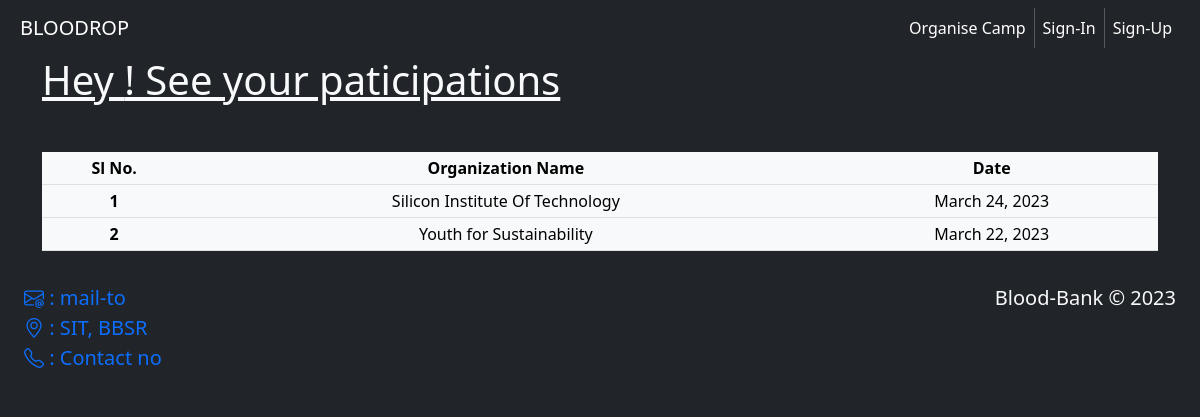
The page /doner/participation/mohansaip2001@gmail.com on the database its author committed.
### donationcamp/models.py (models this page shows)
class organizerDetails(models.Model):
    organizationName = models.CharField(max_length=100)
    organizerName = models.CharField(max_length=100)
    email = models.EmailField()
    date = models.DateField()
    description = models.TextField()
    password = models.IntegerField()

### doner/views.py (the view)
# urls.py: path('participation/<str:user_email>',views.participation,name='doner_participation'),
def participation(request, user_email):
    donations = donerDetails.objects.filter(email = user_email)
    organizers = []
    for d in donations:
        organizer = organizerDetails.objects.get(id = d.organizerId.id)
        organizers.append(organizer)
    context = {
        'range':range(1,len(organizers)+1),
        'camps':organizers,
    }
    return render(request,'doner/participation.html',context)

### donationcamp/templatetags/custom_template.py (called while the page is built)
@register.filter(name="custom_zip")
def custom_zip(a,b):
    return zip(a,b)

### templates/doner/participation.html
{% extends 'base.html' %}
{% load custom_template %}
{% block content %}
<div class="container">
    {% if camps %}
    <h1 class="text-light"><u>Hey {{ user.first_name }}! See your paticipations</u></h1>
    <table class="mt-5 table table-light table-sm table-hover text-center">
        <thead>
            <tr>
                <th>Sl No.</th>
                <th>Organization Name</th>
                <th>Date</th>
            </tr>
        </thead>
        {% for i,c in range|custom_zip:camps %}
        <tbody>
            <tr>
                <th>{{i}}</th>
                <td>{{c.organizationName}}</td>
                <td>{{c.date}}</td>
            </tr>
        </tbody>
        {% endfor %}
    </table>
    {% else %}
    <p class="text-light">Hey {{ user.first_name }}! Participate in donation camps.</p>
    {% endif %}
</div>
{% endblock content %}

### rows shown on the page
organizerDetails: id "1", organizationName "Silicon Institute Of Technology", date "March 24, 2023"
organizerDetails: i "2", organizationName "Youth for Sustainability", date "March 22, 2023"
